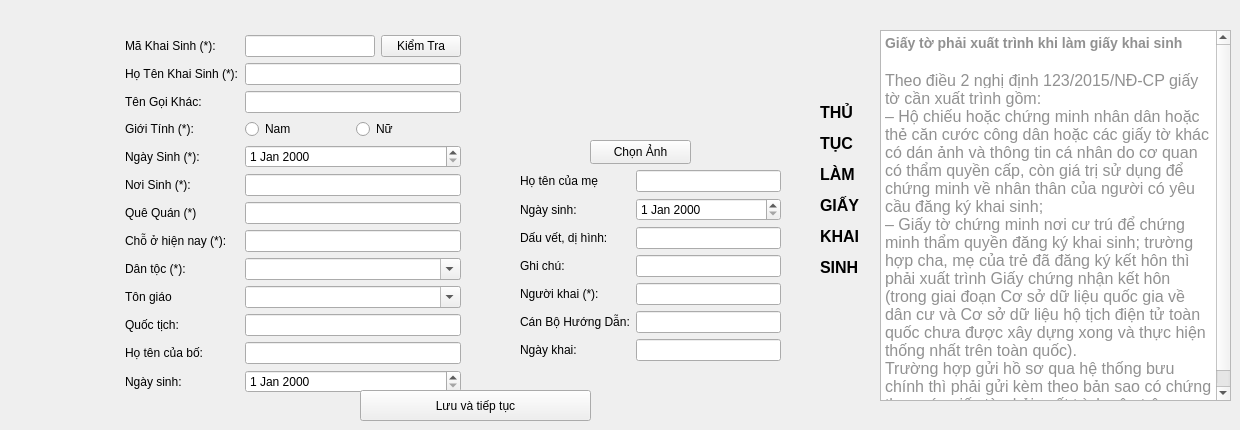
         <widget class="QWidget" name="tab_19">
          <attribute name="title">
           <string>Khai Sinh Mới</string>
          </attribute>
          <widget class="QWidget" name="formLayoutWidget_38">
           <property name="geometry">
            <rect>
             <x>120</x>
             <y>35</y>
             <width>351</width>
             <height>364</height>
            </rect>
           </property>
           <layout class="QFormLayout" name="formLayout_38">
            <property name="leftMargin">
             <number>5</number>
            </property>
            <property name="rightMargin">
             <number>10</number>
            </property>
            <item row="0" column="0">
             <widget class="QLabel" name="mKhaiSinhLabel_7">
              <property name="text">
               <string>Mã Khai Sinh (*):</string>
              </property>
             </widget>
            </item>
            <item row="0" column="1">
             <layout class="QHBoxLayout" name="horizontalLayout_24">
              <item>
               <widget class="QLineEdit" name="hTNKhaiSinhLineEdit_10"/>
              </item>
              <item>
               <widget class="QPushButton" name="pushButton_56">
                <property name="enabled">
                 <bool>true</bool>
                </property>
                <property name="text">
                 <string>Kiểm Tra</string>
                </property>
               </widget>
              </item>
             </layout>
            </item>
            <item row="1" column="0">
             <widget class="QLabel" name="hTNKhaiSinhLabel_5">
              <property name="text">
               <string>Họ Tên Khai Sinh (*):</string>
              </property>
             </widget>
            </item>
            <item row="1" column="1">
             <widget class="QLineEdit" name="hTNKhaiSinhLineEdit_9"/>
            </item>
            <item row="2" column="0">
             <widget class="QLabel" name="tNGIKhCLabel_4">
              <property name="text">
               <string>Tên Gọi Khác:</string>
              </property>
             </widget>
            </item>
            <item row="2" column="1">
             <widget class="QLineEdit" name="tNGIKhCLineEdit_4"/>
            </item>
            <item row="3" column="0">
             <widget class="QLabel" name="giITNhLabel_8">
              <property name="text">
               <string>Giới Tính (*):</string>
              </property>
             </widget>
            </item>
            <item row="3" column="1">
             <layout class="QHBoxLayout" name="horizontalLayout_23">
              <item>
               <widget class="QRadioButton" name="radioButton_21">
                <property name="text">
                 <string>Nam</string>
                </property>
               </widget>
              </item>
              <item>
               <widget class="QRadioButton" name="radioButton_22">
                <property name="text">
                 <string>Nữ</string>
                </property>
               </widget>
              </item>
             </layout>
            </item>
            <item row="4" column="0">
             <widget class="QLabel" name="ngYSinhLabel_9">
              <property name="text">
               <string>Ngày Sinh (*):</string>
              </property>
             </widget>
            </item>
            <item row="4" column="1">
             <widget class="QDateEdit" name="dateEdit_22"/>
            </item>
            <item row="5" column="0">
             <widget class="QLabel" name="nISinhLabel_6">
              <property name="text">
               <string>Nơi Sinh (*):</string>
              </property>
             </widget>
            </item>
            <item row="5" column="1">
             <widget class="QLineEdit" name="nISinhLineEdit_6"/>
            </item>
            <item row="6" column="0">
             <widget class="QLabel" name="quQuNLabel_6">
              <property name="text">
               <string>Quê Quán (*)</string>
              </property>
             </widget>
            </item>
            <item row="6" column="1">
             <widget class="QLineEdit" name="quQuNLineEdit_6"/>
            </item>
            <item row="7" column="0">
             <widget class="QLabel" name="chHiNNayLabel_5">
              <property name="text">
               <string>Chỗ ở hiện nay (*):</string>
              </property>
             </widget>
            </item>
            <item row="7" column="1">
             <widget class="QLineEdit" name="chHiNNayLineEdit_5"/>
            </item>
            <item row="8" column="0">
             <widget class="QLabel" name="dNTCLabel_6">
              <property name="text">
               <string>Dân tộc (*):</string>
              </property>
             </widget>
            </item>
            <item row="8" column="1">
             <widget class="QComboBox" name="comboBox_16">
              <property name="editable">
               <bool>true</bool>
              </property>
             </widget>
            </item>
            <item row="9" column="0">
             <widget class="QLabel" name="tNGiOLabel_5">
              <property name="text">
               <string>Tôn giáo</string>
              </property>
             </widget>
            </item>
            <item row="9" column="1">
             <widget class="QComboBox" name="comboBox_17">
              <property name="editable">
               <bool>true</bool>
              </property>
             </widget>
            </item>
            <item row="11" column="0">
             <widget class="QLabel" name="tNGiOLabel_7">
              <property name="text">
               <string>Họ tên của bố:</string>
              </property>
             </widget>
            </item>
            <item row="11" column="1">
             <widget class="QLineEdit" name="sCCCDLineEdit_5"/>
            </item>
            <item row="12" column="0">
             <widget class="QLabel" name="tNGiOLabel_8">
              <property name="text">
               <string>Ngày sinh:</string>
              </property>
             </widget>
            </item>
            <item row="12" column="1">
             <widget class="QDateEdit" name="dateEdit_7"/>
            </item>
            <item row="10" column="0">
             <widget class="QLabel" name="quCTChLabel_5">
              <property name="text">
               <string>Quốc tịch:</string>
              </property>
             </widget>
            </item>
            <item row="10" column="1">
             <widget class="QLineEdit" name="quCTChLineEdit_5"/>
            </item>
           </layout>
          </widget>
          <widget class="QLabel" name="label_69">
           <property name="geometry">
            <rect>
             <x>530</x>
             <y>10</y>
             <width>231</width>
             <height>121</height>
            </rect>
           </property>
           <property name="styleSheet">
            <string notr="true">QLabel {
	border-image: url(C:/Users/Admin/Documents/cnpm/people.png);
	color: white;
}</string>
           </property>
           <property name="text">
            <string/>
           </property>
          </widget>
          <widget class="QWidget" name="formLayoutWidget_37">
           <property name="geometry">
            <rect>
             <x>520</x>
             <y>170</y>
             <width>271</width>
             <height>201</height>
            </rect>
           </property>
           <layout class="QFormLayout" name="formLayout_37">
            <property name="rightMargin">
             <number>10</number>
            </property>
            <item row="0" column="0">
             <widget class="QLabel" name="hTNCAMLabel_2">
              <property name="text">
               <string>Họ tên của mẹ</string>
              </property>
             </widget>
            </item>
            <item row="0" column="1">
             <widget class="QLineEdit" name="hTNCAMLineEdit"/>
            </item>
            <item row="1" column="0">
             <widget class="QLabel" name="hTNCAMLabel">
              <property name="text">
               <string>Ngày sinh:</string>
              </property>
             </widget>
            </item>
            <item row="2" column="0">
             <widget class="QLabel" name="dUVTDHNhLabel_4">
              <property name="text">
               <string>Dấu vết, dị hình:</string>
              </property>
             </widget>
            </item>
            <item row="2" column="1">
             <widget class="QLineEdit" name="dUVTDHNhLineEdit_4"/>
            </item>
            <item row="3" column="0">
             <widget class="QLabel" name="ghiChLabel_12">
              <property name="text">
               <string>Ghi chú:</string>
              </property>
             </widget>
            </item>
            <item row="3" column="1">
             <widget class="QLineEdit" name="ghiChLineEdit_12"/>
            </item>
            <item row="4" column="0">
             <widget class="QLabel" name="ngIKhaiLabel_4">
              <property name="text">
               <string>Người khai (*):</string>
              </property>
             </widget>
            </item>
            <item row="4" column="1">
             <widget class="QLineEdit" name="ngIKhaiLineEdit_4"/>
            </item>
            <item row="5" column="0">
             <widget class="QLabel" name="cNBHNgDNLabel_4">
              <property name="text">
               <string>Cán Bộ Hướng Dẫn:</string>
              </property>
             </widget>
            </item>
            <item row="5" column="1">
             <widget class="QLineEdit" name="cNBHNgDNLineEdit_4"/>
            </item>
            <item row="6" column="0">
             <widget class="QLabel" name="ngYKhaiLabel_4">
              <property name="text">
               <string>Ngày khai:</string>
              </property>
             </widget>
            </item>
            <item row="6" column="1">
             <widget class="QLineEdit" name="ngYKhaiLineEdit_4"/>
            </item>
            <item row="1" column="1">
             <widget class="QDateEdit" name="dateEdit_9"/>
            </item>
           </layout>
          </widget>
          <widget class="QPushButton" name="pushButton_57">
           <property name="geometry">
            <rect>
             <x>590</x>
             <y>140</y>
             <width>101</width>
             <height>24</height>
            </rect>
           </property>
           <property name="text">
            <string>Chọn Ảnh</string>
           </property>
          </widget>
          <widget class="QPushButton" name="pushButton_58">
           <property name="enabled">
            <bool>true</bool>
           </property>
           <property name="geometry">
            <rect>
             <x>360</x>
             <y>390</y>
             <width>231</width>
             <height>31</height>
            </rect>
           </property>
           <property name="text">
            <string>Lưu và tiếp tục</string>
           </property>
          </widget>
          <widget class="QLabel" name="label_70">
           <property name="geometry">
            <rect>
             <x>820</x>
             <y>80</y>
             <width>51</width>
             <height>221</height>
            </rect>
           </property>
           <property name="text">
            <string>&lt;html&gt;&lt;head/&gt;&lt;body&gt;&lt;p&gt;&lt;span style=&quot; font-size:12pt; font-weight:700; color:#000000;&quot;&gt;THỦ &lt;/span&gt;&lt;/p&gt;&lt;p&gt;&lt;span style=&quot; font-size:12pt; font-weight:700; color:#000000;&quot;&gt;TỤC &lt;/span&gt;&lt;/p&gt;&lt;p&gt;&lt;span style=&quot; font-size:12pt; font-weight:700; color:#000000;&quot;&gt;LÀM &lt;/span&gt;&lt;/p&gt;&lt;p&gt;&lt;span style=&quot; font-size:12pt; font-weight:700; color:#000000;&quot;&gt;GIẤY &lt;/span&gt;&lt;/p&gt;&lt;p&gt;&lt;span style=&quot; font-size:12pt; font-weight:700; color:#000000;&quot;&gt;KHAI &lt;/span&gt;&lt;/p&gt;&lt;p&gt;&lt;span style=&quot; font-size:12pt; font-weight:700; color:#000000;&quot;&gt;SINH&lt;/span&gt;&lt;/p&gt;&lt;/body&gt;&lt;/html&gt;</string>
           </property>
          </widget>
          <widget class="QTextEdit" name="textEdit_2">
           <property name="geometry">
            <rect>
             <x>880</x>
             <y>30</y>
             <width>351</width>
             <height>371</height>
            </rect>
           </property>
           <property name="html">
            <string>&lt;!DOCTYPE HTML PUBLIC &quot;-//W3C//DTD HTML 4.0//EN&quot; &quot;http://www.w3.org/TR/REC-html40/strict.dtd&quot;&gt;
&lt;html&gt;&lt;head&gt;&lt;meta name=&quot;qrichtext&quot; content=&quot;1&quot; /&gt;&lt;meta charset=&quot;utf-8&quot; /&gt;&lt;style type=&quot;text/css&quot;&gt;
p, li { white-space: pre-wrap; }
hr { height: 1px; border-width: 0; }
li.unchecked::marker { content: &quot;\2610&quot;; }
li.checked::marker { content: &quot;\2612&quot;; }
&lt;/style&gt;&lt;/head&gt;&lt;body style=&quot; font-family:'Segoe UI'; font-size:9pt; font-weight:400; font-style:normal;&quot;&gt;
&lt;h3 style=&quot; margin-top:0px; margin-bottom:15px; margin-left:0px; margin-right:0px; -qt-block-indent:0; text-indent:0px; line-height:130%; background-color:#ffffff;&quot;&gt;&lt;a name=&quot;giấy-tờ-phải-xuất-trinh-khi-lam-giấy-khai-sinh&quot;&gt;&lt;/a&gt;&lt;span style=&quot; font-family:'Roboto','sans-serif'; font-size:large; font-weight:700; color:#919191;&quot;&gt;G&lt;/span&gt;&lt;span style=&quot; font-family:'Roboto','sans-serif'; font-size:large; font-weight:700; color:#919191;&quot;&gt;iấy tờ phải xuất trình khi làm giấy khai sinh&lt;/span&gt;&lt;/h3&gt;
&lt;p style=&quot; margin-top:0px; margin-bottom:25px; margin-left:0px; margin-right:0px; -qt-block-indent:0; text-indent:0px; background-color:#ffffff;&quot;&gt;&lt;span style=&quot; font-family:'Roboto','sans-serif'; font-size:16px; color:#919191; background-color:#ffffff;&quot;&gt;Theo điều 2 nghị định 123/2015/NĐ-CP giấy tờ cần xuất trình gồm:&lt;/span&gt;&lt;span style=&quot; font-family:'Roboto','sans-serif'; font-size:16px; color:#919191;&quot;&gt;&lt;br /&gt;– Hộ chiếu hoặc chứng minh nhân dân hoặc thẻ căn cước công dân hoặc các giấy tờ khác có dán ảnh và thông tin cá nhân do cơ quan có thẩm quyền cấp, còn giá trị sử dụng để chứng minh về nhân thân của người có yêu cầu đăng ký khai sinh;&lt;br /&gt;– Giấy tờ chứng minh nơi cư trú để chứng minh thẩm quyền đăng ký khai sinh; trường hợp cha, mẹ của trẻ đã đăng ký kết hôn thì phải xuất trình Giấy chứng nhận kết hôn (trong giai đoạn Cơ sở dữ liệu quốc gia về dân cư và Cơ sở dữ liệu hộ tịch điện tử toàn quốc chưa được xây dựng xong và thực hiện thống nhất trên toàn quốc).&lt;br /&gt;Trường hợp gửi hồ sơ qua hệ thống bưu chính thì phải gửi kèm theo bản sao có chứng thực các giấy tờ phải xuất trình nêu trên.&lt;/span&gt;&lt;/p&gt;&lt;/body&gt;&lt;/html&gt;</string>
           </property>
          </widget>
         </widget>
